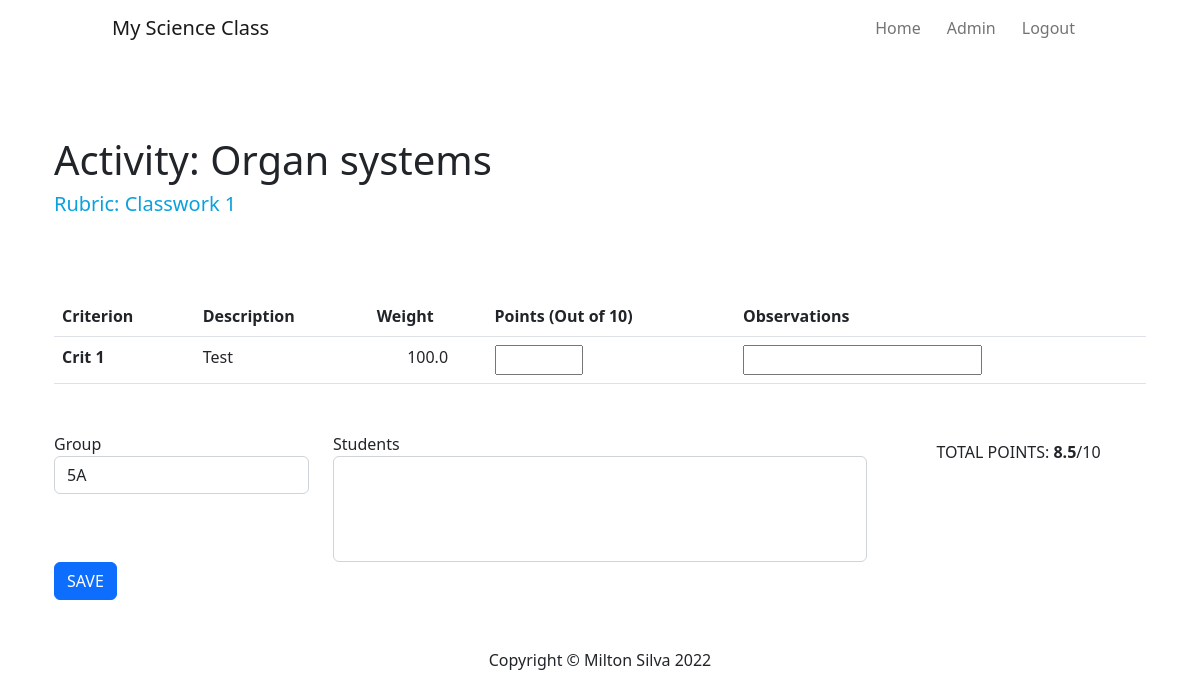
/grade-activity/1 (signed in), run on an earlier commit of the app's database.
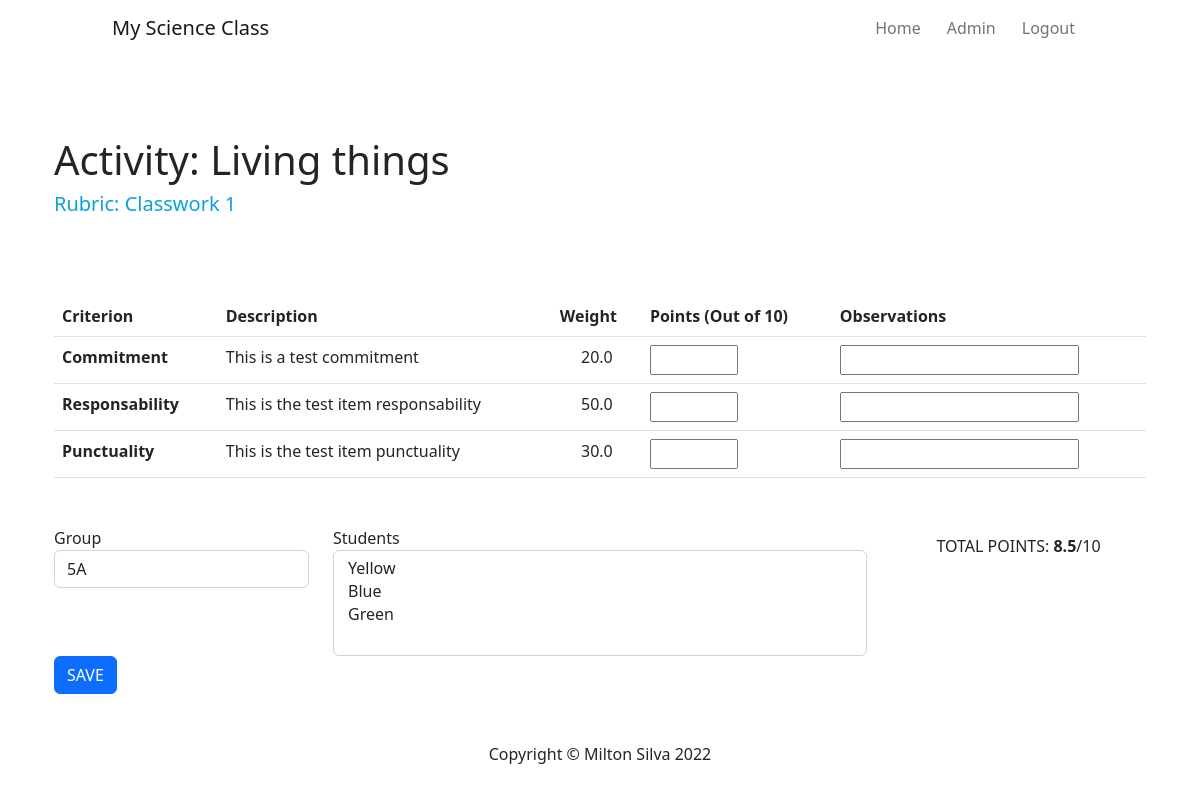
And on a later commit of the database.
### databases.py (models this page shows)
class Activity(db.Model):
    __tablename__ = "activities"
    id = db.Column(db.Integer, primary_key=True)
    activity_name = db.Column(db.String(100), nullable=False)
    rubric_id = db.Column(db.Integer, db.ForeignKey("rubrics.id"))
    rubric = relationship("Rubric", back_populates="activity")
    goal_id = db.Column(db.String(15), db.ForeignKey("goals.code"))
    goal = relationship("Goal", back_populates="activity")
    item_grade = relationship("ItemGrade", back_populates="activity")

class Rubric(db.Model):
    __tablename__ = "rubrics"
    id = db.Column(db.Integer, primary_key=True)
    rubric_name = db.Column(db.String(100), nullable=False)
    description = db.Column(db.Text, nullable=False)
    items = relationship("RubricItem", back_populates="rubric") # (ONE) one rubric - many items
    activity = relationship("Activity", back_populates="rubric")

class RubricItem(db.Model):
    __tablename__ = "rubric_items"
    id = db.Column(db.Integer, primary_key=True)
    criterion = db.Column(db.String(250), nullable=False)
    description = db.Column(db.String(1000), nullable=False)
    weight = db.Column(db.Float(), nullable=False)
    rubric_id = db.Column(db.Integer, db.ForeignKey("rubrics.id")) # (MANY) The many have the foreingkey
    rubric = relationship("Rubric", back_populates="items")
    score = relationship("ItemGrade", back_populates="items")

### main.py (the view, shortened to what this page needs)
@app.route("/grade-activity/<int:activity_id>", methods=["GET", "POST"])
@login_required
@admin_only
def grade_activity(activity_id):
    activity = Activity.query.get(activity_id)
    users = User.query.all()
    form = GradeStudentForm()
    form.students.choices = [(user.id, user.last_name) for user in User.query.filter_by(group='5A').all()]
    print(form.students.choices)
    return render_template('grade-act.html', current_user=current_user, activity=activity, users=users, form=form)

### forms.py
class GradeStudentForm(FlaskForm):
    group = SelectField("Group", choices=['5A', '5B', '5C'])
    students = SelectMultipleField("Students", choices=[])

### main.py (called while the page is built)
@login_manager.user_loader
def load_user(user_id):
    return User.query.get(int(user_id))

def admin_only(f):
    @wraps(f)
    def decorated_function(*args, **kwargs):
        if current_user.group != "ADMIN":
            return abort(403)
        return f(*args, **kwargs)
    return decorated_function

### templates/grade-act.html (shortened to what this page needs)
{% extends 'base.html' %}
{% import "bootstrap/wtf.html" as wtf %}
{% block page_content %}
  <div class="container rubric-cont">
    <h1>Activity: {{ activity.activity_name }}</h1>
    <h5 class="mb-5">Rubric: {{ activity.rubric.rubric_name }}</h5>
  </div>
  <form action="" method="POST">
    <div class="container rubric-cont">
      <table class="table table-hover">
        <thead>
          <tr class="align-top">
            <th scope="col">Criterion</th>
            <th scope="col">Description</th>
            <th scope="col">Weight</th>
            <th scope="col">Points (Out of 10)</th>
            <th scope="col">Observations</th>
          </tr>
        </thead>
        <tbody>
        {% for item in activity.rubric.items %}
          <tr>
            <th scope="row">{{ item.criterion }}</th>
            <td>{{ item.description }}</td>
            <td class="text-center">{{ item.weight }}</td>
            <td><input type="number" name={{ item.id }} id="points_instructions" min="0" max="10"></td>
            <td><input type="text" name=obs{{item.id}} id="obs_instructions"></td>
          </tr>
        {% endfor %}
        </tbody>
      </table>
    </div>
    <div class="container mt-5">
      <div class="row">
        <div class="col-3">
          {{ wtf.form_field(form.group, class="form-control") }}
        </div>
        <div class="col-6" id="students-list">
          {{ wtf.form_field(form.students, class="form-control") }}
        </div>
        <div class="col-3">
          <p class="mt-2 text-center">TOTAL POINTS: <strong>8.5</strong>/10</p>
        </div>
        <div>
          <button class="btn btn-primary" type="submit">SAVE</button>
        </div>
      </div>
    </div>
  </form>
{% include "footer.html" %}
{% endblock %}

### templates/base.html (shortened to what this page needs)
{% extends "bootstrap/base.html" %}
{% block head %}
<link rel="stylesheet" href="https://cdn.jsdelivr.net/npm/bootstrap@5.2.0/dist/css/bootstrap.min.css">
<link rel="stylesheet" href="{{ url_for('static', filename='css/style.css') }}">
{% endblock %}
{% block navbar %}
<div>
    <nav class="navbar navbar-expand-lg" style="background-color: white;">
        <div class="container-fluid nav-items">
            <a class="navbar-brand" href="{{ url_for('home') }}">My Science Class</a>
            <div class="collapse navbar-collapse justify-content-end" id="navbarNavAltMarkup">
                <div class="navbar-nav">
                    <a class="nav-link" aria-current="page" href="{{ url_for('home') }}">Home</a>
                    {% if not current_user.is_authenticated: %}
                    <a class="nav-link" href="{{ url_for('login') }}">Login</a>
                    <a class="nav-link" href="{{ url_for('register') }}">Sign up</a>
                    {% else: %}
                    <a class="nav-link" href="{{ url_for('admin_home') }}">Admin</a>
                    <a class="nav-link" href="{{ url_for('logout') }}">Logout</a>
                    {% endif %}
                </div>
            </div>
        </div>
    </nav>
</div>
{% endblock %}
{% block content %}
<div class="container">
    {% block page_content %}{% endblock %}
{% endblock %}

### templates/footer.html (shortened to what this page needs)
<footer>
    <div class="container mt-5">
        <div class="row">
            <div class="col-lg-8 col-md-10 mx-auto">
                <p>Copyright &copy; Milton Silva 2022</p>
            </div>
        </div>
    </div>
</footer>
</body>
</html>

### static/css/style.css (style rules this page uses)
.nav-items { margin: 0 100px; }
.nav-link { margin: auto 5px }
footer { text-align: center; }
.rubric-cont { margin: 5rem auto auto auto; }
h5 { color: #0AA1DD; }

What changed in the data, as far as the page shows it:
removed RubricItem: criterion "Crit 1", description "Test", weight "100.0"
changed Activity: activity_name "Organ systems" → "Living things"
added RubricItem: criterion "Commitment", description "This is a test commitment", weight "20.0"
now on this page (row edited): RubricItem: criterion "Responsability", description "This is the test item responsability", weight "50.0"
now on this page (row edited): RubricItem: criterion "Punctuality", description "This is the test item punctuality", weight "30.0"
Also different on the page:
form field students: (not shown) → "Yellow / Blue / Green"
